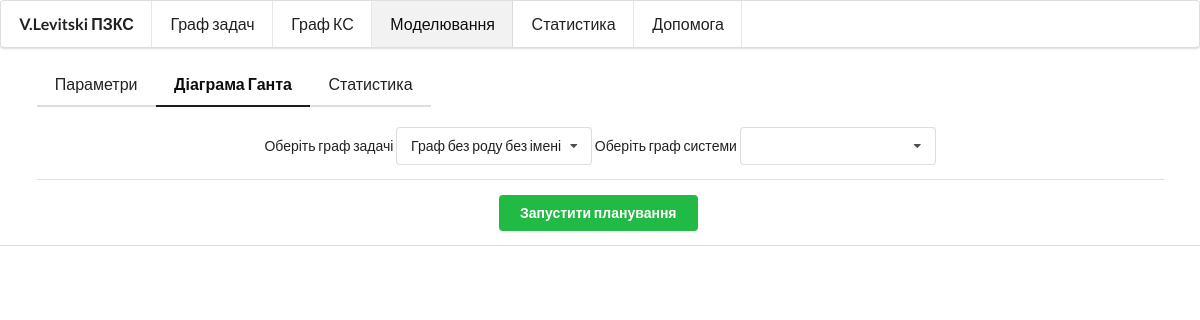
Before: /modeling/ganta/ with the older database file.
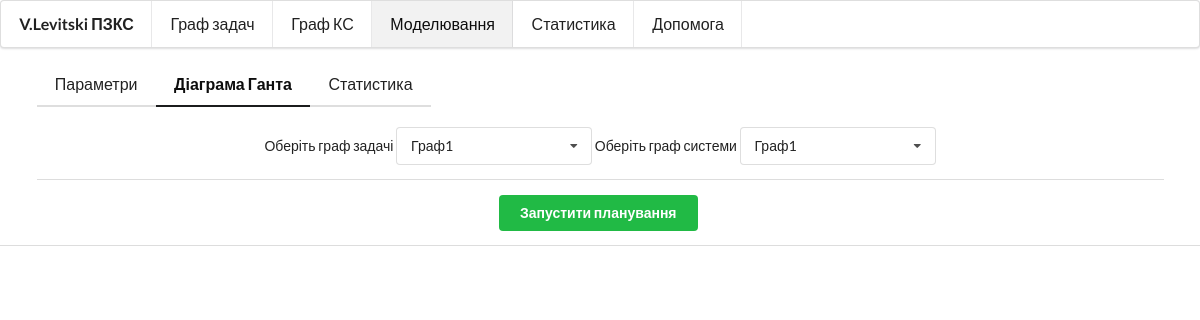
After: the same page with the newer database file.
### app.py (models this page shows)
class TaskGraph(db.Model):
    id = db.Column(db.Integer, primary_key=True, autoincrement=True)
    name = db.Column(db.String)
    created_at = db.Column(db.DateTime)
    updated_at = db.Column(db.DateTime)
    queue = db.Column(db.String)
    data = db.Column(db.String)

class CSGraph(db.Model):
    id = db.Column(db.Integer, primary_key=True, autoincrement=True)
    name = db.Column(db.String)
    created_at = db.Column(db.DateTime)
    updated_at = db.Column(db.DateTime)
    data = db.Column(db.String)

### app.py (the view)
@app.route('/modeling/ganta/', methods=['GET', 'POST'])
def modeling_ganta():
    diagram = None
    if request.method == 'POST':
        task_graph_id = request.form.get('task_graph')
        system_graph_id = request.form.get('system_graph')
        task_graph = TaskGraph.query.get(task_graph_id)
        system_graph = CSGraph.query.get(system_graph_id)
        diagram = create_ganta_diagram(task_graph, system_graph)
    return render_template('modeling_ganta.html', diagram=diagram,
                           task_graphs=TaskGraph.query.all(),
                           system_graphs=CSGraph.query.all())

### app.py (called while the page is built)
@app.context_processor
def context():
    return dict(render_ganta=render_diagram_ganta)

### templates/modeling_ganta.html (shortened to what this page needs)
{% extends "index.html" %}
{% block head %}
    {{ super() }}
{% endblock %}
{% block content %}
    {{ super() }}
    <div class="ui container">
        <div class="ui compact big secondary pointing menu">
            <a class="item" href="{{ url_for('modeling_parameters') }}">
                Параметри
            </a>
            <a class="active item" href="{{ url_for('modeling_ganta') }}">
                Діаграма Ганта
            </a>
            <a class="item"
               href="{{ url_for('modeling_statistics') }}">
                Статистика
            </a>
        </div>
        <br><br>
        <div align="center">
            <form method="post">
                <label>Оберіть граф задачі</label>
                <select class="ui dropdown" name="task_graph">
                    {% for t in task_graphs %}
                        <option value="{{ t.id }}">{{ t.name }}</option>
                    {% endfor %}
                </select>
                <label>Оберіть граф системи</label>
                <select class="ui dropdown" name="system_graph">
                    {% for t in system_graphs %}
                        <option value="{{ t.id }}">{{ t.name }}</option>
                    {% endfor %}
                </select>
                <div class="ui divider"></div>
                <button class="ui positive button" type="submit">Запустити
                    планування
                </button>
            </form>
        </div>
    </div>
{% endblock %}

### templates/index.html (shortened to what this page needs)
{% extends "base.html" %}
{% block head %}
{{ super() }}
{% endblock %}
{% block content %}
<div class="ui big menu">
    <span class="header item">V.Levitski ПЗКС</span>
    <a href="{{ url_for('task_graph') }}"
       class="{% if 'task_graph' in request.endpoint %}active{% endif %} item">
        Граф задач</a>
    <a href="{{ url_for('cs_graph') }}"
       class="{% if 'cs_graph' in request.endpoint %}active{% endif %} item">
        Граф КС</a>
    <a href="{{ url_for('modeling') }}"
       class="{% if 'modeling' in request.endpoint %}active{% endif %} item">
        Моделювання</a>
    <a href="{{ url_for('statistics') }}"
       class="{% if 'statistics' in request.endpoint%}active{% endif %} item">
        Статистика</a>
    <a href="{{ url_for('help') }}"
       class="{% if 'help' in request.endpoint %}active{% endif %} item">
        Допомога</a>
</div>
{% endblock %}

### templates/base.html (shortened to what this page needs)
<!doctype html>
<html>
<head>
    {% block head %}
    <link rel="stylesheet"
          href="https://cdnjs.cloudflare.com/ajax/libs/semantic-ui/2.2.9/semantic.min.css">
    {% endblock %}
</head>
<body>
<div id="content">{% block content %}{% endblock %}</div>
<div id="footer" class="footer-right">
    {% block footer %}
        <div class="ui divider"></div>
    {% endblock %}
</div>
</body>
</html>

Changed rows visible on the page:
changed TaskGraph: name "Граф без роду без імені" → "Граф1"
added CSGraph: name "Граф1"
